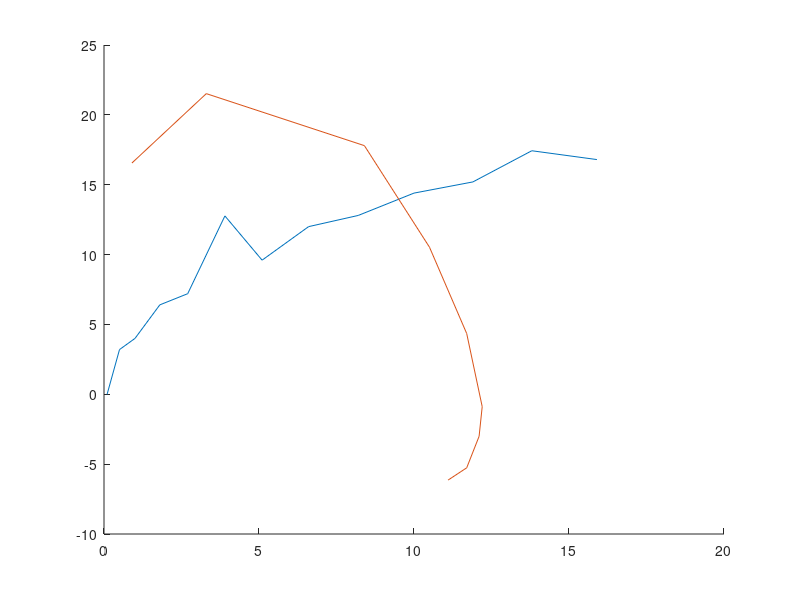

This chart was generated by the following MATLAB code:
clear all;
load ('data_f_2.mat') %inladen data meting acceleratie

%Acceleratie data
i=2;
while(i<size(data_t_a,1)) % incorrecte metingen weggooien
if(data_t_a(i,4)==999 && data_t_a(i,3) == 999)
data_t_a = [data_t_a(1:i-1,1:end); data_t_a(i+1:end,1:end)];
elseif(data_t_a(i,4)==999)
    data_t_a(i,4)=data_t_a(i,3);
elseif(data_t_a(i,3)==999)
    data_t_a(i,3)=data_t_a(i,4);   
end
i=i+1;
end
k = 2;
while(k<size(data_t_a,1))
    if (data_t_a(k,2) < 150)
        data_t_a = data_t_a(1:k-1,1:end);
        break;
       
    end
k = k+1;  
end



Afstand_links_a     = abs(data_t_a(2:end,3)-data_t_a(2,4));%afstand van 0 laten lopen
Afstand_rechts_a    = abs(data_t_a(2:end,4)-data_t_a(2,3));
    
Afstand = (Afstand_rechts_a /10);%Afstand in meters

Time_a = data_t_a(2:end,7); %tijd vanaf zelfde moment metingen

V = diff(Afstand)./diff(Time_a);
V = [0;V];%afgeleide
Time_a = [0;Time_a];
hold on
%plot(Time_a(1:end-1),V)%velocity plot.
plot(Afstand,V);


%Deceleration
j=2;
while(j<size(data_t_d,1)) % remove incorrect measurements
    
    if(data_t_d(j,4) == 999 && data_t_d(j,3) == 999)
        data_t_d = [data_t_d(1:j-1,1:end); data_t_d(j+1:end,1:end)];
        j= j-1;
    elseif(data_t_d(j,4) == 999)
        data_t_d(j,4) = data_t_d(j,3);
    elseif(data_t_d(j,3) == 999)
        data_t_d(j,3) = data_t_d(j,4);   
    end
j=j+1;
end
data_t_d = data_t_d(7:end,1:end);
distance_left_d = abs(data_t_d(2:end,3)-data_t_d(2,4));
distance_right_d = abs(data_t_d(2:end,4)-data_t_d(2,3));

distance_d = (distance_right_d / 10); % Distance in meters
time_d = data_t_d(2:end,7);
velocity_d = diff(distance_d)./diff(time_d); % Derivative
velocity_d = [velocity_d];
time_d = [0;time_d];

plot(distance_d(1:end-1),velocity_d);
%TODO
%Aan de hand van de acceleratie en deceleratie curves intersect punt
%bepalen en de tijd van dit punt teruggeven
